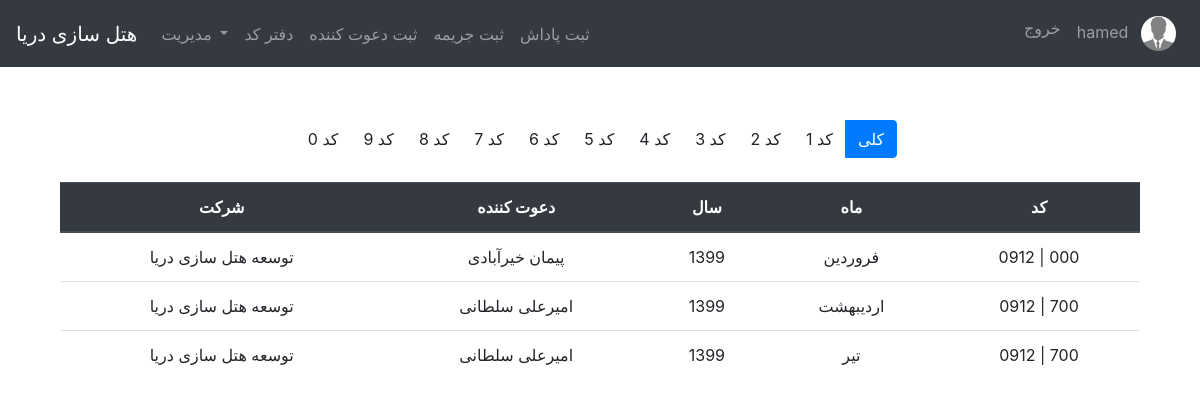
The page /allcode/ (signed in) on the database its author committed.
### users/models.py (models this page shows, shortened)
class Profile(models.Model):
    user = models.OneToOneField(User, on_delete=models.CASCADE)
    image = models.ImageField(default='default.jpg', upload_to='profile_pics')

### inviters/models.py (models this page shows, shortened)
class CodeUsage(models.Model):
    code = models.ForeignKey(Code, on_delete=models.PROTECT)
    year_of_use = models.IntegerField(default=1400)
    monthof = models.ForeignKey(MonthOf, on_delete=models.PROTECT)
    inviter = models.ForeignKey(Inviter, on_delete=models.PROTECT)
    company = models.ForeignKey(Company, on_delete=models.PROTECT)
    class Meta:
        unique_together = ['code', 'year_of_use', 'monthof', 'inviter', 'company']

class Company(models.Model):
    company_name = models.CharField(max_length=400, unique=True)
    def __str__(self):
        return self.company_name

class Inviter(models.Model):
    first_name = models.CharField(max_length=100)
    last_name = models.CharField(max_length=100)
    date_of_hired = models.DateTimeField(default=timezone.now)
    date_of_fired = models.DateTimeField(null=True, blank=True)
    date_of_start_esurance = models.DateTimeField(null=True, blank=True)
    date_of_end_esurance = models.DateTimeField(null=True, blank=True)
    is_ensured = models.BooleanField(default=False)
    is_fired = models.BooleanField(default=False)
    phone_num = models.CharField(max_length=11, unique=True)
    company = models.ForeignKey(Company, on_delete=models.PROTECT)
    user = models.ForeignKey(User, on_delete=models.PROTECT)
    def __str__(self):
        return "%s %s" % (self.first_name, self.last_name)

class MonthOf(models.Model):
    month_number = models.IntegerField(unique=True)
    month_name = models.CharField(default='فروردین', max_length=20, unique=True)
    def __str__(self):
        return self.month_name
    class Meta:
        ordering = ['month_number']

class Code(models.Model):
    code_num = models.CharField(max_length=3)
    code_prev_num = models.IntegerField(default='0912')
    code_name = models.CharField(max_length=1)
    def __str__(self):
        return '0%s | %s' % (self.code_prev_num, self.code_num)
    class Meta:
        ordering = ['code_num']
        unique_together = ["code_num", "code_prev_num"]

### inviters/views.py (the view)
# urls.py: path('allcode/', login_required(AllCodeListView.as_view()), name="allcode"),
class AllCodeListView(ListView):
    model = CodeUsage
    template_name = 'allcode.html'
    context_object_name = 'getcodes'
    ordering = ['code']

### inviters/templates/allcode.html
{% extends 'base.html' %}
{% block content %}
    <div class="container ">
        <div class="btn-toolbar pb-4 justify-content-center" role="toolbar" aria-label="Toolbar with button groups">
            <div class="btn-group mr-2" role="group" aria-label="First group">
                {% for i in '0987654321'|make_list %}
                    <a class="btn btn-info-secondary" href="{% url 'allcode_filtered' i %}">کد {{ i }}</a>
                {% endfor %}
                <a class="btn btn-primary" href="{% url 'allcode' %}">کلی</a>
            </div>
        </div>
        {% if getcodes %}
            <table class="table">
                <thead class="thead-dark">
                <tr>
                    <th scope="col">
                        <center>شرکت</center>
                    </th>
                    <th scope="col">
                        <center>دعوت کننده</center>
                    </th>
                    <th scope="col">
                        <center>سال</center>
                    </th>
                    <th scope="col">
                        <center>ماه</center>
                    </th>
                    <th scope="col">
                        <center>کد</center>
                    </th>
                </tr>
                </thead>
                <tbody>
                {% for detail in getcodes %}
                    <tr>
                        <td>
                            <center>{{ detail.company }}</center>
                        </td>
                        <td>
                            <center>{{ detail.inviter }}</center>
                        </td>
                        <td>
                            <center>{{ detail.year_of_use }}</center>
                        </td>
                        <td>
                            <center>{{ detail.monthof }}</center>
                        </td>
                        <td>
                            <center>{{ detail.code }}</center>
                        </td>
                    </tr>
                {% endfor %}
                </tbody>
            </table>
        {% else %}
            <p class="alert alert-secondary">کدی یافت نشد</p>
        {% endif %}
    </div>
{% endblock %}

### inviters/templates/base.html (shortened to what this page needs)
<!doctype html>
<html lang="en">
<head>
    <link rel="stylesheet" href="https://cdn.jsdelivr.net/npm/bootstrap@4.5.3/dist/css/bootstrap.min.css"
>
</head>
<body>
<nav class="navbar navbar-expand-lg navbar-dark bg-dark fixed-top">
    <a class="navbar-brand" href="/">هتل سازی دریا</a>
    <div class="collapse navbar-collapse" id="navbarNav">
        {% if user.is_authenticated %}
            <ul class="navbar-nav mr-auto">
                {% if user.is_superuser %}
                    <li class="nav-item dropdown">
                        <a class="nav-link dropdown-toggle" href="#" id="navbarDropdown" role="button"
                           data-toggle="dropdown" aria-haspopup="true" aria-expanded="false">
                            مدیریت
                        </a>
                    </li>
                {% endif %}
                <li class="nav-item">
                    <a class="nav-link" href="{% url 'daftarcode' %}">دفتر کد</a>
                </li>
                <li class="nav-item">
                    <a class="nav-link" href="{% url 'inviter_new' %}">ثبت دعوت کننده</a>
                </li>
            <li class="nav-item">
                    <a class="nav-link" href="{% url 'penalty_new' %}">ثبت جریمه</a>
                </li>
            <li class="nav-item">
                    <a class="nav-link" href="{% url 'reward_new' %}">ثبت پاداش</a>
                </li>
            </ul>
        {% endif %}
        <ul class="navbar-nav ml-auto">
            {% if user.is_authenticated %}
                <li class="nav-item">
                    <a class="nav-link" href="{% url 'logout' %}">خروج</a>
                </li>
                <li class="nav-item">
                    <a class="nav-link" href="{% url 'profile' %}">
                        {{ user.username }}
                        <img class="rounded-circle z-depth-0 ml-2"
                             alt="avatar image"
                             height="35"
                             src="{{ user.profile.image.url }}">
                    </a>
                </li>
            {% else %}
                <li class="nav-item">
                    <a class="nav-link" href="{% url 'login' %}">ورود</a>
                </li>
            {% endif %}
        </ul>
    </div>
</nav>
<br><br><br><br>
<main role="main" class="container mb-4">
    <div class="row mt-4">
        <div class="col-md-12">
            {% block content %}
            {% endblock %}
        </div>
    </div>
</main>
</body>
</html>

### rows shown on the page
CodeUsage: company "توسعه هتل سازی دریا", inviter "پیمان خیرآبادی", year_of_use "1399", monthof "فروردین", code "0912 | 000"
CodeUsage: company "توسعه هتل سازی دریا", inviter "امیرعلی سلطانی", year_of_use "1399", monthof "اردیبهشت", code "0912 | 700"
CodeUsage: company "توسعه هتل سازی دریا", inviter "امیرعلی سلطانی", year_of_use "1399", monthof "تیر", code "0912 | 700"

### other values the page prints
{{ user.username }} "hamed"
{{ i }} "0" "9" "8" "7" "6" "5" "4" "3" "2" "1"
